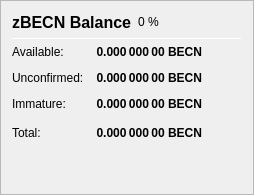
                   <widget class="QFrame" name="frame_ZerocoinBalances">
                    <property name="frameShape">
                     <enum>QFrame::StyledPanel</enum>
                    </property>
                    <property name="frameShadow">
                     <enum>QFrame::Raised</enum>
                    </property>
                    <layout class="QVBoxLayout" name="verticalLayout_7">
                     <item>
                      <layout class="QHBoxLayout" name="horizontalLayout_8" stretch="0,0,0">
                       <item>
                        <widget class="QLabel" name="label_5z_3">
                         <property name="minimumSize">
                          <size>
                           <width>0</width>
                           <height>20</height>
                          </size>
                         </property>
                         <property name="font">
                          <font>
                           <pointsize>12</pointsize>
                           <weight>75</weight>
                           <bold>true</bold>
                          </font>
                         </property>
                         <property name="text">
                          <string>zBECN Balance</string>
                         </property>
                        </widget>
                       </item>
                       <item>
                        <widget class="QLabel" name="labelzBECNPercent">
                         <property name="text">
                          <string notr="true">0 %</string>
                         </property>
                        </widget>
                       </item>
                       <item>
                        <spacer name="horizontalSpacer_11">
                         <property name="orientation">
                          <enum>Qt::Horizontal</enum>
                         </property>
                         <property name="sizeHint" stdset="0">
                          <size>
                           <width>40</width>
                           <height>20</height>
                          </size>
                         </property>
                        </spacer>
                       </item>
                      </layout>
                     </item>
                     <item>
                      <widget class="Line" name="line_ZerocoinBalance">
                       <property name="minimumSize">
                        <size>
                         <width>0</width>
                         <height>1</height>
                        </size>
                       </property>
                       <property name="maximumSize">
                        <size>
                         <width>16777215</width>
                         <height>1</height>
                        </size>
                       </property>
                       <property name="orientation">
                        <enum>Qt::Horizontal</enum>
                       </property>
                      </widget>
                     </item>
                     <item>
                      <layout class="QGridLayout" name="gridLayout_5">
                       <property name="spacing">
                        <number>12</number>
                       </property>
                       <item row="1" column="0">
                        <widget class="QLabel" name="labelzBalanceMatureText">
                         <property name="toolTip">
                          <string>Mature: more than 20 confirmation and more than 1 mint of the same denomination after it was minted.
These zBECN are spendable.</string>
                         </property>
                         <property name="text">
                          <string>Available:</string>
                         </property>
                        </widget>
                       </item>
                       <item row="1" column="1">
                        <widget class="QLabel" name="labelzBalanceMature">
                         <property name="font">
                          <font>
                           <weight>75</weight>
                           <bold>true</bold>
                          </font>
                         </property>
                         <property name="toolTip">
                          <string>Mature: more than 20 confirmation and more than 1 mint of the same denomination after it was minted.
These zBECN are spendable.</string>
                         </property>
                         <property name="text">
                          <string notr="true">0.000 000 00 BECN</string>
                         </property>
                         <property name="alignment">
                          <set>Qt::AlignRight|Qt::AlignTrailing|Qt::AlignVCenter</set>
                         </property>
                        </widget>
                       </item>
                       <item row="2" column="0">
                        <widget class="QLabel" name="labelzBalanceUnconfirmedText">
                         <property name="toolTip">
                          <string>Unconfirmed: less than 20 confirmations
Immature: confirmed, but less than 1 mint of the same denomination after it was minted</string>
                         </property>
                         <property name="text">
                          <string>Unconfirmed:</string>
                         </property>
                        </widget>
                       </item>
                       <item row="2" column="1">
                        <widget class="QLabel" name="labelzBalanceUnconfirmed">
                         <property name="font">
                          <font>
                           <weight>75</weight>
                           <bold>true</bold>
                          </font>
                         </property>
                         <property name="toolTip">
                          <string>Unconfirmed: less than 20 confirmations
Immature: confirmed, but less than 1 mint of the same denomination after it was minted</string>
                         </property>
                         <property name="text">
                          <string notr="true">0.000 000 00 BECN</string>
                         </property>
                         <property name="alignment">
                          <set>Qt::AlignRight|Qt::AlignTrailing|Qt::AlignVCenter</set>
                         </property>
                        </widget>
                       </item>
                       <item row="3" column="0">
                        <widget class="QLabel" name="labelzBalanceImmatureText">
                         <property name="toolTip">
                          <string>Unconfirmed: less than 20 confirmations
Immature: confirmed, but less than 1 mint of the same denomination after it was minted</string>
                         </property>
                         <property name="text">
                          <string>Immature:</string>
                         </property>
                        </widget>
                       </item>
                       <item row="3" column="1">
                        <widget class="QLabel" name="labelzBalanceImmature">
                         <property name="font">
                          <font>
                           <weight>75</weight>
                           <bold>true</bold>
                          </font>
                         </property>
                         <property name="toolTip">
                          <string>Unconfirmed: less than 20 confirmations
Immature: confirmed, but less than 1 mint of the same denomination after it was minted</string>
                         </property>
                         <property name="text">
                          <string notr="true">0.000 000 00 BECN</string>
                         </property>
                         <property name="alignment">
                          <set>Qt::AlignRight|Qt::AlignTrailing|Qt::AlignVCenter</set>
                         </property>
                        </widget>
                       </item>
                       <item row="4" column="0">
                        <widget class="QLabel" name="labelzBalanceText">
                         <property name="toolTip">
                          <string>Your current zBECN balance, unconfirmed and immature zBECN included.</string>
                         </property>
                         <property name="text">
                          <string>Total:</string>
                         </property>
                        </widget>
                       </item>
                       <item row="4" column="1">
                        <widget class="QLabel" name="labelzBalance">
                         <property name="font">
                          <font>
                           <weight>75</weight>
                           <bold>true</bold>
                          </font>
                         </property>
                         <property name="cursor">
                          <cursorShape>IBeamCursor</cursorShape>
                         </property>
                         <property name="toolTip">
                          <string>Your current zBECN balance, unconfirmed and immature zBECN included.</string>
                         </property>
                         <property name="text">
                          <string notr="true">0.000 000 00 BECN</string>
                         </property>
                         <property name="alignment">
                          <set>Qt::AlignRight|Qt::AlignTrailing|Qt::AlignVCenter</set>
                         </property>
                         <property name="textInteractionFlags">
                          <set>Qt::LinksAccessibleByMouse|Qt::TextSelectableByKeyboard|Qt::TextSelectableByMouse</set>
                         </property>
                        </widget>
                       </item>
                       <item row="4" column="2">
                        <spacer name="horizontalSpacer_4">
                         <property name="orientation">
                          <enum>Qt::Horizontal</enum>
                         </property>
                         <property name="sizeHint" stdset="0">
                          <size>
                           <width>40</width>
                           <height>20</height>
                          </size>
                         </property>
                        </spacer>
                       </item>
                      </layout>
                     </item>
                     <item>
                      <spacer name="verticalSpacer_4">
                       <property name="orientation">
                        <enum>Qt::Vertical</enum>
                       </property>
                       <property name="sizeHint" stdset="0">
                        <size>
                         <width>20</width>
                         <height>40</height>
                        </size>
                       </property>
                      </spacer>
                     </item>
                    </layout>
                   </widget>
